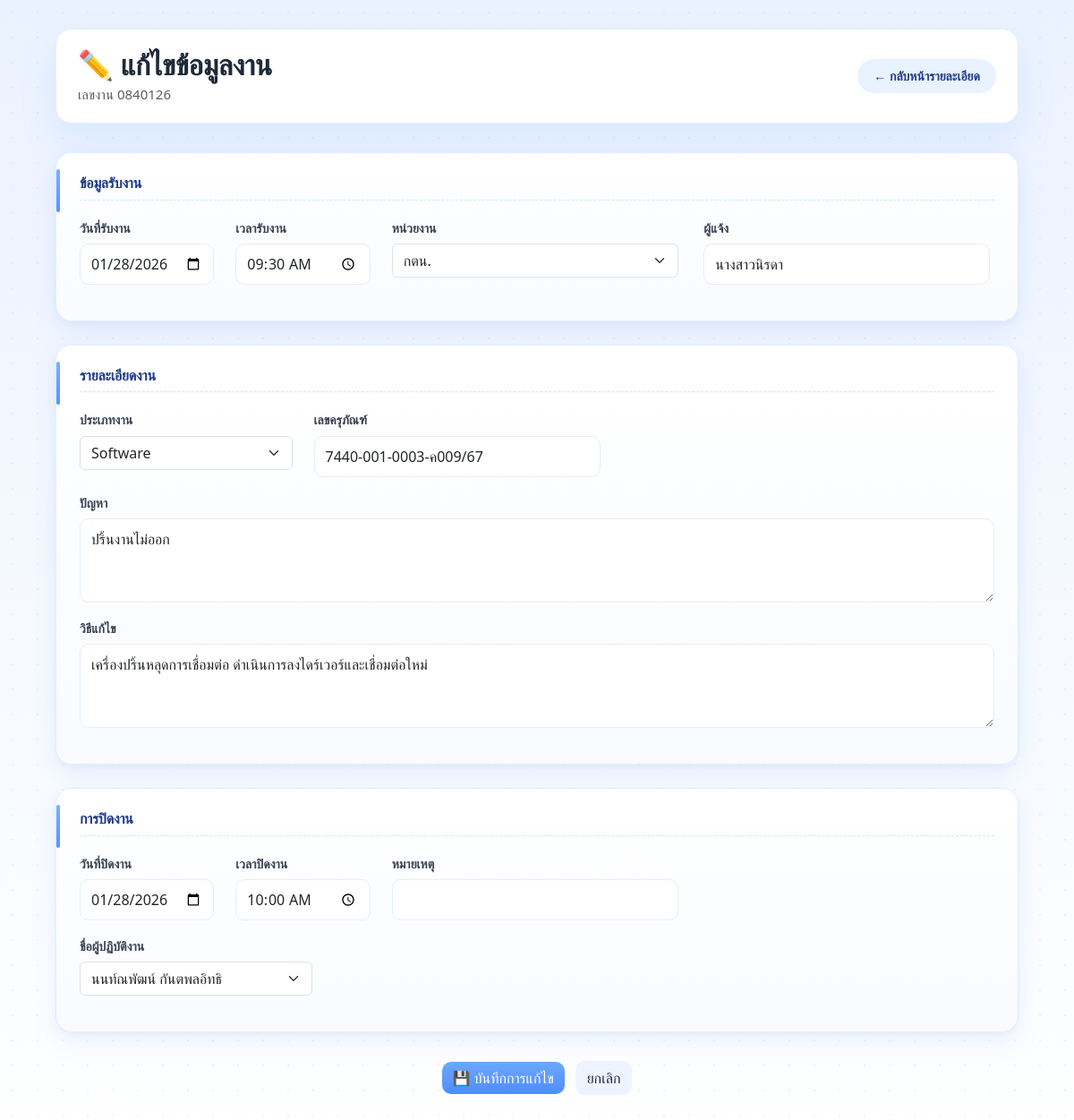
/edit/100, run on the app's committed database.
### tables this page shows
CREATE TABLE reports (
            id INTEGER PRIMARY KEY AUTOINCREMENT,
            work_no TEXT UNIQUE,
            receive_datetime TEXT,
            department TEXT,
            reporter TEXT,
            job_type TEXT,
            asset_no TEXT,
            problem TEXT,
            solution TEXT,
            completed_datetime TEXT,
            close_note TEXT,
            confirm_name TEXT,
            signature TEXT,
            created_at TEXT
        );

### app.py (the view, shortened to what this page needs)
@app.route("/edit/<int:report_id>", methods=["GET", "POST"])
def edit_report(report_id):
    conn = sqlite3.connect(DB_NAME)
    cursor = conn.cursor()
    cursor.execute(
        """
        SELECT
            id, work_no, receive_datetime,
            department, reporter, job_type,
            asset_no, problem, solution,
            completed_datetime, close_note, confirm_name
        FROM reports
        WHERE id=?
    """,
        (report_id,),
    )
    r = cursor.fetchone()
    conn.close()
    receive_date, receive_time = r[2].split(" ")
    complete_date, complete_time = ("", "")
    if r[9]:
        complete_date, complete_time = r[9].split(" ")
    data = {
        "id": r[0],
        "work_no": r[1],
        "receive_date": receive_date,
        "receive_time": receive_time,
        "department": r[3],
        "reporter": r[4],
        "job_type": r[5],
        "asset_no": r[6],
        "problem": r[7],
        "solution": r[8],
        "complete_date": complete_date,
        "complete_time": complete_time,
        "close_note": r[10],
        "confirm_name": r[11],
    }
    return render_template("edit.html", data=data)

### templates/edit.html (shortened to what this page needs)
<!DOCTYPE html>
<html lang="th">
<head>
    <link href="https://cdn.jsdelivr.net/npm/bootstrap@5.3.2/dist/css/bootstrap.min.css" rel="stylesheet">
    <link rel="stylesheet" href="/static/theme.css">
</head>
<body>
<div class="container">
    <div class="report-header">
        <div>
            <h2>✏️ แก้ไขข้อมูลงาน</h2>
            <div class="text-muted">เลขงาน {{ data.work_no }}</div>
        </div>
        <a href="/view/{{ data.id }}" class="btn-back">
            ← กลับหน้ารายละเอียด
        </a>
    </div>
    <form method="post">
        <div class="section-box">
            <h5>ข้อมูลรับงาน</h5>
            <div class="row">
                <div class="col-md-2 mb-3">
                    <label>วันที่รับงาน</label>
                    <input type="date" name="receive_date"
                           class="form-control input-sm"
                           value="{{ data.receive_date }}" required>
                </div>
                <div class="col-md-2 mb-3">
                    <label>เวลารับงาน</label>
                    <input type="time" name="receive_time"
                           class="form-control input-sm"
                           value="{{ data.receive_time }}" required>
                </div>
                <div class="col-md-4 mb-3">
                    <label>หน่วยงาน</label>
                    <select name="department" class="form-select input-md" required>
                        <option value="กตน." {% if data.department == 'กตน.' %}selected{% endif %}>กตน.</option>
                    </select>
                </div>
                <div class="col-md-4 mb-3">
                    <label>ผู้แจ้ง</label>
                    <input type="text" name="reporter"
                           class="form-control input-md"
                           value="{{ data.reporter }}">
                </div>
            </div>
        </div>
        <div class="section-box">
            <h5>รายละเอียดงาน</h5>
            <div class="row">
                <div class="col-md-3 mb-3">
                <label>ประเภทงาน</label>
                <select name="job_type"
                        class="form-select select-sm">
                    <option value="Software"
                        {% if data.job_type == "Software" %}selected{% endif %}>
                        Software
                    </option>
                </select>
            </div>
                <div class="col-md-5 mb-3">
                    <label>เลขครุภัณฑ์</label>
                    <input type="text" name="asset_no"
                           class="form-control input-md"
                           value="{{ data.asset_no }}">
                </div>
            </div>
            <div class="mb-3">
                <label>ปัญหา</label>
                <textarea name="problem"
                          class="form-control input-lg"
                          rows="3">{{ data.problem }}</textarea>
            </div>
            <div class="mb-3">
                <label>วิธีแก้ไข</label>
                <textarea name="solution"
                          class="form-control input-lg"
                          rows="3">{{ data.solution }}</textarea>
            </div>
        </div>
        <div class="section-box">
            <h5>การปิดงาน</h5>
            <div class="row">
                <div class="col-md-2 mb-3">
                    <label>วันที่ปิดงาน</label>
                    <input type="date" name="complete_date"
                           class="form-control input-sm"
                           value="{{ data.complete_date }}">
                </div>
                <div class="col-md-2 mb-3">
                    <label>เวลาปิดงาน</label>
                    <input type="time" name="complete_time"
                           class="form-control input-sm"
                           value="{{ data.complete_time }}">
                </div>
                <div class="col-md-6 mb-3">
                    <label>หมายเหตุ</label>
                    <input type="text" name="close_note"
                           class="form-control input-md"
                           value="{{ data.close_note }}">
                </div>
            </div>
            <div class="mb-3">
                <label>ชื่อผู้ปฏิบัติงาน</label>
                <select name="confirm_name"
                        class="form-select select-sm"
                        required>
                    <option value="นนท์ณพัฒน์ กันตพลอิทธิ"
                        {% if data.confirm_name == "นนท์ณพัฒน์ กันตพลอิทธิ" %}selected{% endif %}>
                        นนท์ณพัฒน์ กันตพลอิทธิ
                    </option>
                </select>
            </div>
        </div>
        <div class="submit-wrapper">
            <button type="submit" class="btn btn-primary submit-btn">
                💾 บันทึกการแก้ไข
            </button>
            <a href="/view/{{ data.id }}" class="btn btn-secondary ms-2">
                ยกเลิก
            </a>
        </div>
    </form>
</div>
</body>
</html>

### static/theme.css (style rules this page uses)
:root { --primary: #6CA8FF; --bg: #F5F9FF; --card: #FFFFFF; --border: #E6EDFA; --text-main: #1F2937; --text-muted: #94A3B8; }
body { background-color: var(--bg); color: var(--text-main); font-family: "Segoe UI", Tahoma, sans-serif; }
.btn-primary { background: var(--primary); border-color: var(--primary); border-radius: 10px; }
.btn-secondary { background: #EEF4FF; border-color: #EEF4FF; color: var(--text-main); border-radius: 10px; }
.section-box { background: linear-gradient( 180deg, #ffffff 0%, #f9fbff 100% ) !important; border-radius: 18px !important; border: 1px solid rgba(108,168,255,0.18) !important; box-shadow: 0 10px 28px rgba(59,130,246,0.10), 0 3px 8px rgba(0,0,0,0.04) !important; padding: 24px 26px !important; }
.btn-back { display: inline-flex; align-items: center; gap: 6px; padding: 8px 18px; border-radius: 999px; background: rgba(108,168,255,0.15); color: #1e3a8a; font-weight: 600; font-size: 14px; text-decoration: none; transition: background 0.25s ease, transform 0.25s ease, box-shadow 0.25s ease; }
.report-header { display: flex; justify-content: space-between; align-items: center; background: #ffffff; padding: 20px 24px; border-radius: 18px; border: 1px solid var(--border); box-shadow: 0 20px 40px rgba(108,168,255,0.15); margin-bottom: 32px; }
.input-sm { max-width: 180px; }
.input-md { max-width: 320px; }
.input-lg { max-width: 100%; }
body { background: linear-gradient( 180deg, #eaf2ff 0%, #f4f8ff 45%, #ffffff 100% ); min-height: 100vh; font-size: 15px; line-height: 1.6; color: #1f2937; }
body::before { content: ""; position: fixed; inset: 0; background-image: radial-gradient(rgba(108,168,255,0.12) 1px, transparent 1px); background-size: 28px 28px; pointer-events: none; z-index: -1; }
.container { max-width: 1100px; padding-top: 32px; padding-bottom: 48px; }
.report-header h2 { font-weight: 700; letter-spacing: -0.3px; margin-bottom: 2px; }
.section-box { background: #ffffff; border-radius: 16px; padding: 24px 24px 24px 28px; margin-bottom: 26px; border: 1px solid var(--border); position: relative; box-shadow: 0 14px 30px rgba(108,168,255,0.12); transition: all .2s ease; }
.section-box::before { content: ""; position: absolute; left: 0; top: 16px; bottom: 16px; width: 4px; background: var(--primary); border-radius: 4px; }
.section-box h5 { color: var(--primary); font-size: 16px; letter-spacing: -0.2px; padding-bottom: 8px; margin-bottom: 16px; border-bottom: 1px dashed rgba(108,168,255,0.3); }
.section-box::before { content: ""; position: absolute; top: 18px; left: 0; width: 4px; height: 48px; border-radius: 4px; background: linear-gradient( 180deg, #60a5fa, #3b82f6 ); opacity: 0.85; }
.section-box h5 { font-weight: 600; margin-bottom: 18px; display: flex; align-items: center; gap: 8px; color: #1e3a8a; }
label { font-weight: 600; font-size: 14px; color: #374151; margin-bottom: 6px; }
.form-control, textarea { border-radius: 10px; border-color: var(--border); padding: 10px 12px; }
.form-control::placeholder { color: #9ca3af; }
.btn { transition: all .2s ease; }
.btn-primary { background: linear-gradient(180deg, #6ca8ff, #4f8cff); border: none; }
.submit-wrapper { text-align: center; margin: 32px 0; }
.section-box { background: #ffffff; border-radius: 16px; padding: 24px; transition: transform 0.35s cubic-bezier(0.22, 1, 0.36, 1), box-shadow 0.35s ease, border-color 0.35s ease; border: 1px solid rgba(0,0,0,0.04); position: relative; }
.select-sm { max-width: 260px; }
.section-box { overflow: visible !important; }
.report-header, .section-box { position: relative; z-index: 1; }
.section-box, .card, .table-box { background: linear-gradient( 180deg, #ffffff 0%, #f9fbff 100% ); border-radius: 18px; border: 1px solid rgba(108, 168, 255, 0.18); box-shadow: 0 18px 40px rgba(59, 130, 246, 0.12); }
body { font-family: "Prompt", "Segoe UI", Tahoma, sans-serif; }

### templates/edit.html (style rules this page uses)
.input-sm { max-width: 180px; }
.input-md { max-width: 320px; }
.input-lg { max-width: 100%; }

### data on the page
reports: work_no "0840126", department "กตน.", reporter "นางสาวนิรดา", job_type "Software", asset_no "7440-001-0003-ค009/67", problem "ปริ้นงานไม่ออก", solution "เครื่องปริ้นหลุดการเชื่อมต่อ ดำเนินการลงไดร์เวอร์และเชื่อมต่อใหม่", confirm_name "นนท์ณพัฒน์ กันตพลอิทธิ"
